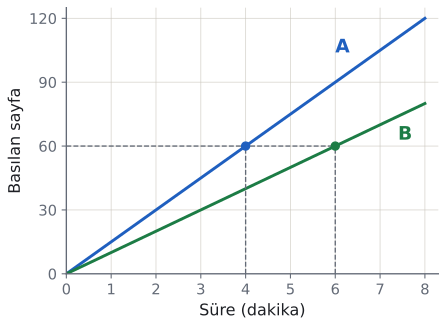

Here is the Python script that generated this plot:
import sys; sys.path.insert(0, "tools")
from cizim import *

# A yazıcısı 4 dakikada 60 sayfa, B yazıcısı 6 dakikada 60 sayfa basar (doğru orantı).
fig, ax = sekil(5, 3.6)
for s in ("top", "right"): ax.spines[s].set_visible(False)
ax.grid(True, color=CIZGI, linewidth=0.6, alpha=0.7); ax.set_axisbelow(True)
x = np.linspace(0, 8, 20)
ax.plot(x, 15 * x, color=MAVI); ax.plot(x, 10 * x, color=YESIL)
ax.text(6.0, 104, "A", color=MAVI, fontsize=14, fontweight="bold")
ax.text(7.4, 63, "B", color=YESIL, fontsize=14, fontweight="bold")
for px, renk in ((4, MAVI), (6, YESIL)):
    ax.plot([px, px], [0, 60], "--", color=SOLUK, lw=1)
    ax.plot(px, 60, "o", color=renk, markersize=6, zorder=5)
ax.plot([0, 6], [60, 60], "--", color=SOLUK, lw=1)
ax.set_xlim(0, 8.3); ax.set_ylim(0, 125)
ax.set_xticks(range(0, 9)); ax.set_yticks([0, 30, 60, 90, 120])
ax.tick_params(labelsize=11)
ax.set_xlabel("Süre (dakika)", fontsize=12); ax.set_ylabel("Basılan sayfa", fontsize=12)
kaydet(fig, __file__)
